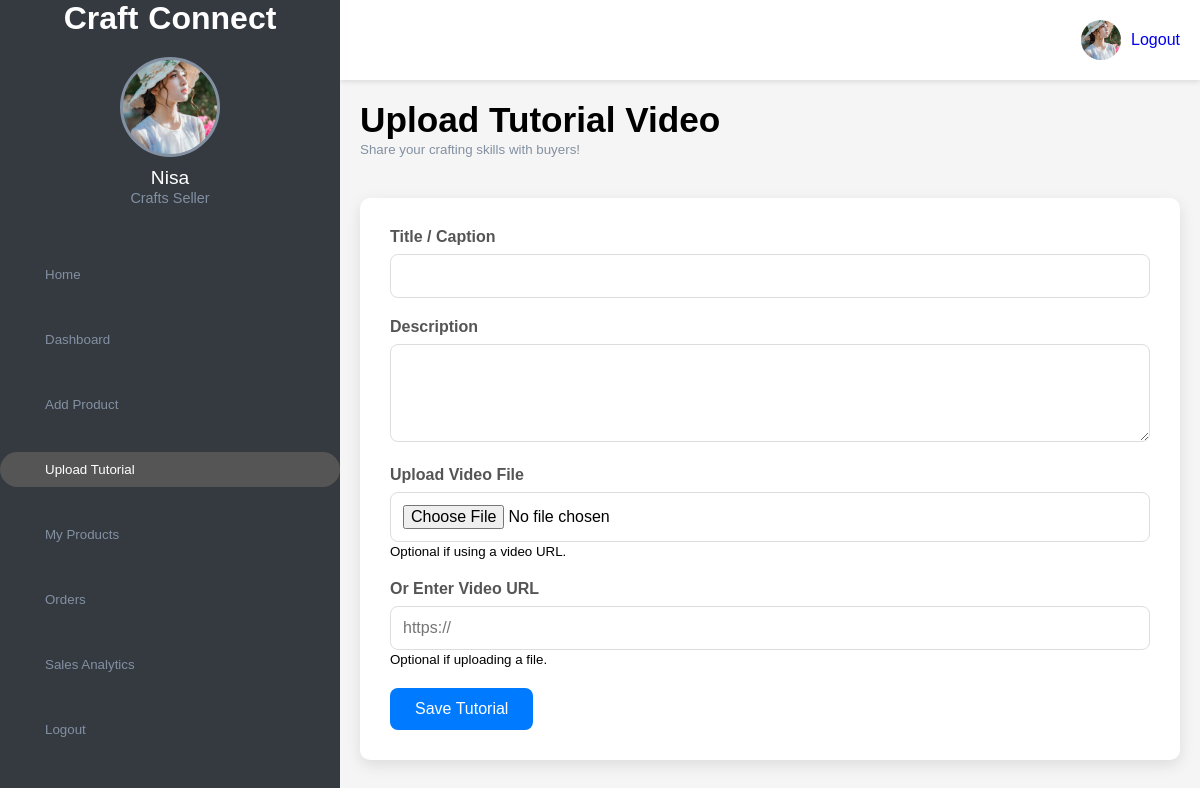
The page /seller/add-tutorial.php (signed in) on the database its author committed.
### tables this page shows
CREATE TABLE `users` (
  `id` int(11) NOT NULL,
  `name` varchar(100) NOT NULL,
  `email` varchar(100) NOT NULL,
  `password` text NOT NULL,
  `phone` varchar(15) DEFAULT NULL,
  `role` enum('buyer','seller','admin') NOT NULL,
  `profile_pic` varchar(255) DEFAULT NULL,
  `created_at` timestamp NOT NULL DEFAULT current_timestamp(),
  `status` enum('pending','approved','removed') NOT NULL DEFAULT 'pending'
);

### seller/add-tutorial.php (the view, shortened to what this page needs)
<?php
$conn = mysqli_connect("localhost", "root", "", "craftconnect");
$seller_id = $_SESSION['seller_id'];
$seller_sql = "SELECT name, profile_pic FROM users WHERE id = ?";
$seller_stmt = $conn->prepare($seller_sql);
$seller_stmt->bind_param("i", $seller_id);
$seller_stmt->execute();
$seller_result = $seller_stmt->get_result();
$seller = $seller_result->fetch_assoc();
$profile_img = !empty($seller['profile_pic']) ? '../' . htmlspecialchars($seller['profile_pic']) : '../img/seller.jpg';
?>
<!DOCTYPE html>
<html lang="en">
<head>
<link rel="stylesheet" href="style.css">
<link rel="stylesheet" href="https://maxst.icons8.com/vue-static/landings/line-awesome/line-awesome/1.3.0/css/line-awesome.min.css">
</head>
<body>
<div class="sidebar">
    <div class="side-header">
        <h1 class="m-0 display-5 font-weight-semi-bold">
            <span class="text-primary font-weight-bold border px-3 mr-1">Craft</span>Connect
        </h1>
    </div>
    <div class="side-content">
       <div class="profile">
    <div class="profile-img bg-img" style="background-image: url('<?php echo $profile_img; ?>')"></div>
    <h4><?php echo htmlspecialchars($seller['name']); ?></h4>
    <small>Crafts Seller</small>
</div>
        <div class="side-menu">
            <ul>
                <li><a href="../home/index.php"><span class="las la-user"></span><small>Home</small></a></li>
                <li><a href="seller-dashboard.php"><span class="las la-home"></span><small>Dashboard</small></a></li>
                <li><a href="add-product.php"><span class="las la-plus-square"></span><small>Add Product</small></a></li>
                <li><a href="add-tutorial.php" class="active"><span class="las la-video"></span><small>Upload Tutorial</small></a></li>
                <li><a href="my-products.php"><span class="las la-box-open"></span><small>My Products</small></a></li>
                <li><a href="my-orders.php"><span class="las la-shopping-cart"></span><small>Orders</small></a></li>
                <li><a href="sales-analytics.php"><span class="las la-chart-line"></span><small>Sales Analytics</small></a></li>
                <li><a href="../home/logout.php"><span class="las la-sign-out-alt"></span><small>Logout</small></a></li>
            </ul>
        </div>
    </div>
</div>
<div class="main-content">
    <header>
        <div class="header-menu">
            <div class="user">
    <div class="bg-img" style="background-image: url('<?php echo $profile_img; ?>')"></div>
    <span><a href="../home/logout.php">Logout</a></span>
</div>
        </div>
    </header>
    <main>
        <div class="page-header">
            <h1>Upload Tutorial Video</h1>
            <small>Share your crafting skills with buyers!</small>
        </div>
        <div class="page-content">
            <div class="form-container">
    <form method="POST" enctype="multipart/form-data">
        <div class="form-group">
            <label for="caption">Title / Caption</label>
            <input type="text" id="caption" name="caption" required>
        </div>
        <div class="form-group">
            <label for="description">Description</label>
            <textarea id="description" name="description" rows="4"></textarea>
        </div>
        <div class="form-group">
            <label for="video">Upload Video File</label>
            <input type="file" id="video" name="video" accept="video/*">
            <small>Optional if using a video URL.</small>
        </div>
        <div class="form-group">
            <label for="video_url">Or Enter Video URL</label>
            <input type="url" id="video_url" name="video_url" placeholder="https://">
            <small>Optional if uploading a file.</small>
        </div>
        <button type="submit" class="btn-primary">Save Tutorial</button>
    </form>
</div>
    </main>
</div>
</body>
</html>

### seller/style.css (style rules this page uses)
:root { --main-color: #555555; --color-dark: #343a40; --text-grey: #8390A2; --bg-color: #f5f5f5; }
* { padding: 0; margin: 0; box-sizing: border-box; list-style-type: none; text-decoration: none; font-family: 'Poppins', sans-serif; }
body { background-color: var(--bg-color); margin: 0 !important; padding: 0 !important; width: 100vw; overflow-x: hidden; }
.sidebar { width: 340px; height: 100%; position: fixed; left: 0; top: 0; background-color: var(--color-dark); z-index: 100; transition: width 300ms; }
.side-header { box-sizing: 30px 20px; color: #fff; display: flex; align-items: center; justify-content: center; }
.side-header span { color: #fff; font-size: 2rem; display: inline-block; margin-right: 10px; }
.side-content { display: flex; flex-direction: column; align-items: center; padding: 20px 0; }
.profile { text-align: center; margin-bottom: 20px; }
.profile .bg-img { height: 100px; width: 100px; background-size: cover; background-position: center; margin: auto; border-radius: 50%; border: 3px solid var(--text-grey); }
.profile h4 { color: #fff; margin-top: 10px; font-size: 1.2rem; font-weight: 500; }
.profile small { color: var(--text-grey); font-size: 0.9rem; }
.side-menu { width: 100%; margin-top: 20px; }
.side-menu li { padding: 10px 0; margin-bottom: 10px; }
.side-menu a { color: var(--text-grey); display: block; padding: 10px 30px; display: flex; align-items: center; transition: background-color 0.3s, color 0.3s; }
.side-menu a:hover, .side-menu a.active { background-color: var(--main-color); color: #fff; border-radius: 20px; }
.main-content { margin-left: 340px; transition: margin-left 300ms; }
header { background-color: #fff; display: flex; justify-content: space-between; align-items: center; padding: 20px; position: sticky; top: 0; z-index: 99; box-shadow: 0 2px 5px rgba(0, 0, 0, 0.1); }
.header-menu { margin-left: auto; }
.user { display: flex; align-items: center; }
.user .bg-img { height: 40px; width: 40px; border-radius: 50%; background-size: cover; background-position: center; margin-right: 10px; }
.user span { color: var(--text-grey); cursor: pointer; }
main { padding: 20px; }
.page-header { margin-bottom: 20px; }
.page-header h1 { font-size: 2.2rem; font-weight: 600; }
.page-header small { color: var(--text-grey); }
.page-content { padding: 20px 0; }
.form-container { background: #fff; padding: 30px; border-radius: 10px; box-shadow: 0 5px 15px rgba(0, 0, 0, 0.1); }
.form-group { margin-bottom: 20px; }
.form-group label { display: block; margin-bottom: 8px; font-weight: 600; color: #555; }
.form-group input, .form-group textarea { width: 100%; padding: 12px; border: 1px solid #ddd; border-radius: 8px; font-size: 1rem; transition: border-color 0.3s; }
.btn-primary { background: #007bff; color: #fff; border: none; padding: 12px 25px; border-radius: 8px; cursor: pointer; font-size: 1rem; transition: background-color 0.3s; }

### seller/add-tutorial.php (style rules this page uses)
.form-container { background: #fff; padding: 30px; border-radius: 10px; box-shadow: 0 5px 15px rgba(0,0,0,0.1); }
.form-group { margin-bottom: 20px; }
.form-group label { display: block; margin-bottom: 8px; font-weight: 600; color: #555; }
.form-group input { width: 100%; padding: 12px; border: 1px solid #ddd; border-radius: 8px; font-size: 1rem; transition: border-color 0.3s; }
.btn-primary { background: #007bff; color: #fff; border: none; padding: 12px 25px; border-radius: 8px; cursor: pointer; font-size: 1rem; transition: background-color 0.3s; }

### rows shown on the page
users: profile_pic (picture), name "Nisa"
